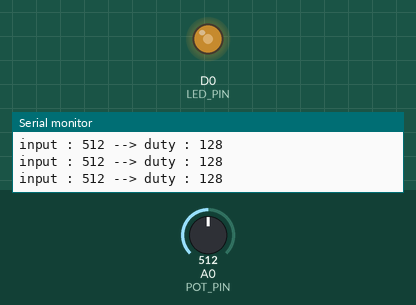
This sketch was run on a simulated ESP8266 (NodeMCU). Parts: output pins drawn as LEDs (lit = HIGH), the last lines printed to the serial monitor. Inputs (shaded band) come from the test bench; at power-on: A0 (POT_PIN) = 512.

Above: at 1.3 s.
1.4 s: A0 (POT_PIN) set to 716
At 2.7 s:
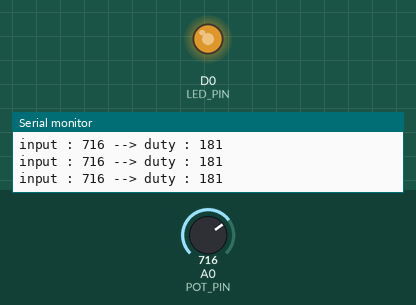
3.0 s: A0 (POT_PIN) set to 900
At 4.1 s:
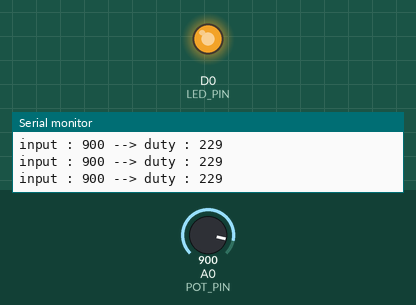
4.5 s: A0 (POT_PIN) set to 122
At 5.3 s:
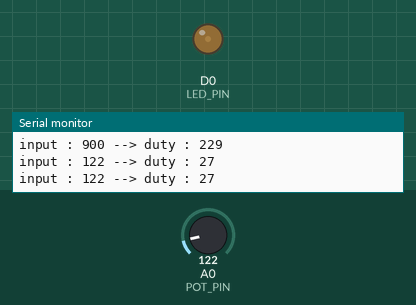
6.0 s: A0 (POT_PIN) set to 0
At 6.4 s:
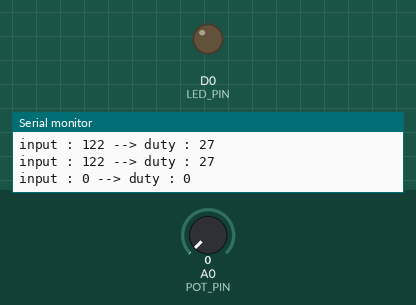
7.5 s: A0 (POT_PIN) set to 511
At 8.8 s:
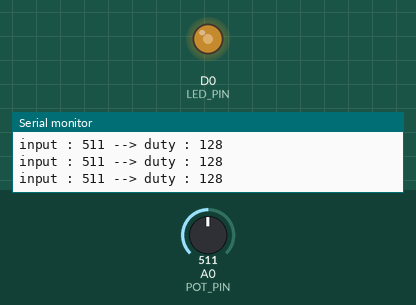
Timing chart, 0 to 10.0 s (numbered marks = the images above; inputs shaded):
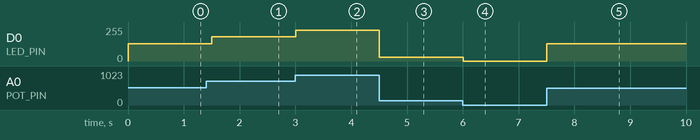

The sketch:

_02_AnalogInputWithPotentiometer.ino
```cpp
/* 가변저항(potentiometer)를 이용한 아날로그 입력
 * 가변저항은 A0에, LED는 D0에 연결됨
 * 작성일 : 2025.02.11
 */
#define LED_PIN D0  //아날로그 출력핀 (D0)
#define POT_PIN A0  //아날로그 입력핀 (A0)

void setup() {
  // 아날로그 입출력에서는 핀모드 설정 생략가능
  //pinMode(POT_PIN, INPUT);
  //pinMode(LED_PIN, OUTPUT);
  // 시리얼모니터 설정
  Serial.begin(115200);
}

void loop() {
  // 아날로그 입력핀으로부터 값을 읽음 --> 0~1023 사이의 값
  int input = analogRead(POT_PIN);
  // PWM의 듀티값은 0~255의 범위를 가지므로 map()함수를 이용
  // 아날로그 입력은 약간의 잡음이 있어,
  // 가장 왼쪽으로 돌려도 0이 아닐 수 있음
  // int duty = map(input, 0, 1023, 0, 255);
  //오차 범위 고려하고, constrain() 함수로 duty 값을 제한
  int duty = constrain(map(input, 20, 1000, 0, 255),0,255);

  // 시리얼 모니터로 출력
  Serial.print("input : ");
  Serial.print(input);
  Serial.print(" --> duty : ");
  Serial.println(duty);

  //PWM 이용, LED의 밝기 조절
  analogWrite(LED_PIN, duty);
  delay(500); // 지연시간
}
```

Measured:
- after the input at 1.4 s, D0 (LED_PIN): 128/255 → 181/255 after 0.10 s
- after the input at 3.0 s, D0 (LED_PIN): 181/255 → 229/255 at once
- after the input at 4.5 s, D0 (LED_PIN): 229/255 → 27/255 at once
- after the input at 6.0 s, D0 (LED_PIN): 27/255 → 0/255 at once
- after the input at 7.5 s, D0 (LED_PIN): 0/255 → 128/255 at once
